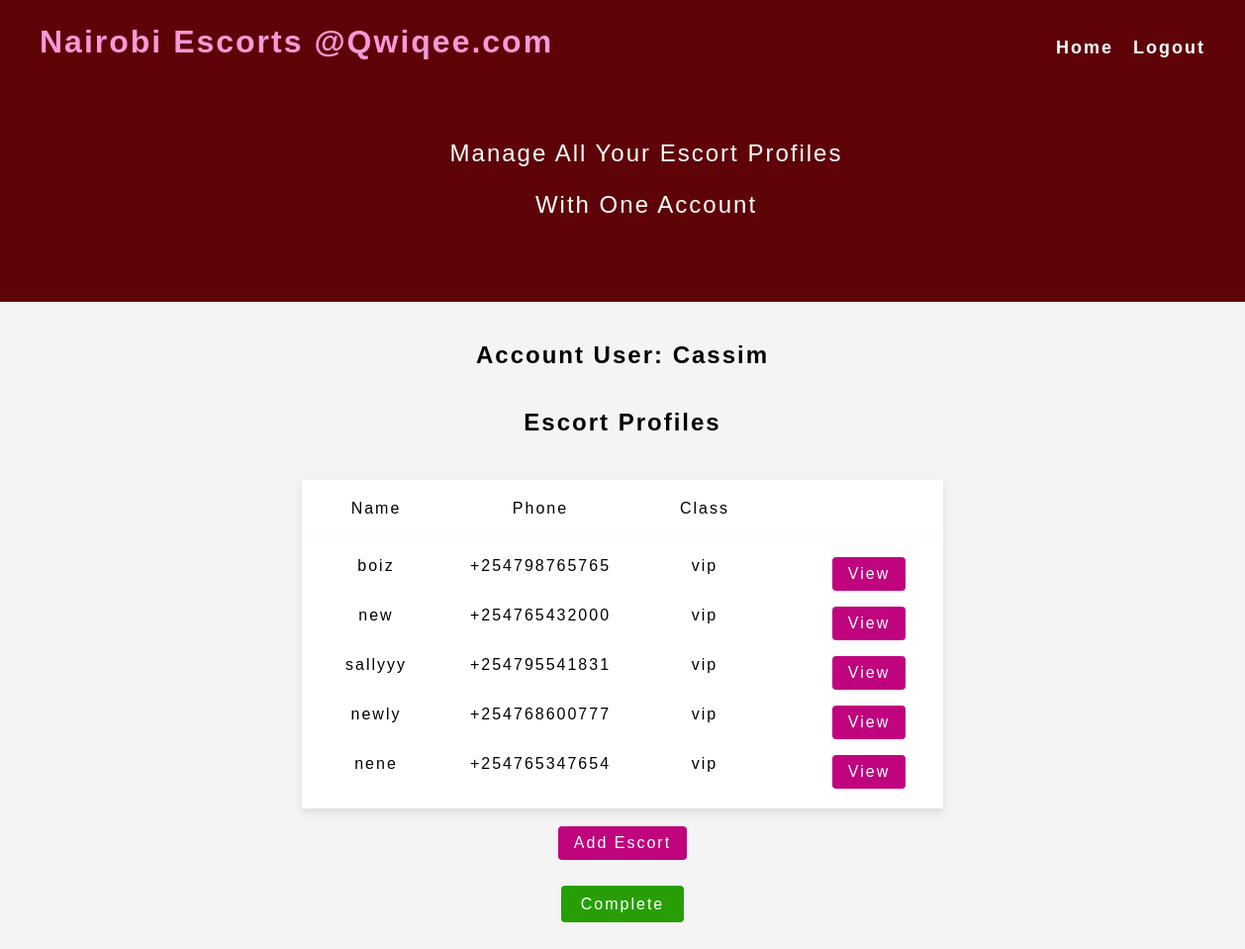
The page /users/ (signed in) on the database its author committed.
### escorts/models.py (models this page shows, shortened)
class Escort(models.Model):
    name = LowercaseTextField(max_length=50)
    gender = LowercaseTextField(max_length=20)
    age = models.IntegerField()
    location = LowercaseTextField(max_length=50)
    address = LowercaseTextField(max_length=100, null=True, default=None, blank=True)
    phone_number = models.CharField(max_length=15, primary_key=True)
    skin_color = LowercaseTextField(max_length=100, null=True, default='chocolate', blank=False)
    body_type = LowercaseTextField(max_length=100, null=True, default='curvy', blank=True)
    escort_class = LowercaseTextField(max_length=100, null=True, default='vip', blank=True)
    created_by = models.ForeignKey(User, on_delete=models.SET_NULL, null=True, blank=True, related_name='escorts')
    date_created = models.DateTimeField(auto_now_add=True, null=True)
    bio = models.TextField(max_length=110, null=True, blank=False, default=None)
    county = models.ForeignKey(County, on_delete=models.SET_NULL, related_name='escorts', null=True, default=None, blank=True)
    town = models.ForeignKey(Town, on_delete=models.SET_NULL, related_name='escorts', null=True, default=None)

### users/views.py (the view)
# urls.py: path('', views.account, name='account'),
@login_required
def account(request):
    user = request.user
    username = user.username
    if util.is_254_phone(username):
        user.username = f"0{username[-9:]}"
    escorts = Escort.objects.filter(created_by=request.user)
    context = {"user": user, "escorts": escorts}
    return render(request, 'users/account.html', context)

### escorts/util.py (called while the page is built)
def is_254_phone(number):
    pattern = r'^(?:\+254|0)\d{9}$'
    return bool(re.match(pattern, number))

### users/templates/users/account.html (shortened to what this page needs)
<!DOCTYPE html>
<html lang="en">
<head>
    {% load static %}
    <link rel="stylesheet" href="{% static 'escorts/index.css' %}">
    <link rel="stylesheet" href="{% static 'users/account.css' %}">
    {% block specific_css %}
    <link rel="stylesheet" href="{% static 'users/responsive.css' %}">
    <link rel="stylesheet" href="{% static 'escorts/responsive.css' %}">
    {% endblock %}
</head>
<body>
    <section id="header">
    <nav id="accounts-nav">
        <a href="{% url 'escorts:index' %}">
        <div class="nav-left">
            <div id="page-title">
                Nairobi Escorts @Qwiqee.com
            </div>
        </div>
        </a>
        <div class="nav-right">
            <div id="login-wrapper">
                <div>
                <a href="{% url 'escorts:index' %}" id="home">Home</a>
                </div>
            {% block login %}
                <div id="login"> <a href="{% url 'users:logout' %}" style="text-decoration: none;"> Logout </a></div>
            {% endblock %}
            </div>
        </div>
    </nav>
    <section class="description-section">
        <div id="description">
                <p>Manage All Your Escort Profiles</p>
                <p>With One Account</p>
        </div>
    </section>
    <br>
    <br>
    </section>
    {% block sections_wrapper %}
    <section id="agency-profile" class="profile-section flex-center-column">
        <div class="profile-heading flex-center-column">
            <div class="escort-name">
                <h1 style="text-transform: capitalize;">Account User: {{ user.username }}</h1>
            </div>
        </div>
    </section>
    <section class="manage-escorts">
        <div class="section-heading">
            <h2>Escort Profiles</h2>
        </div>
        <div id="escorts-list">
            <div class="escorts-grid-headings">
                <div class="item">Name</div>
                <div class="item escort-phone">Phone</div>
                <div class="item escort-class">Class</div>
            </div>
            <div class="escorts-grid-contents">
                {% for escort in escorts %}
                    <div class="item">{{ escort.name }}</div>
                    <div class="item escort-phone">{{ escort.phone_number }}</div>
                    <div class="item escort-class">{{ escort.escort_class }}</div>
                    <a class="edit-escort" href="{% url 'escorts:profile' escort.phone_number %}">View</a>
                {% endfor %}
            </div>
        </div>
    </section>
    <section>
        <br>
        <div class="flex-center">
            <a href="{% url 'escorts:create_escort' %}" class="edit-escort">Add Escort</a>
        </div>
    </section>
    <section>
        <br>
        <br>
        <div>
            <a href="{% url 'escorts:index' %}" id="pay-button" class="big-green-button">Complete</a>
        </div>
    </section>
    {% endblock %}
    <br>
    <br>
</body>
</html>

### escorts/static/escorts/index.css (style rules this page uses)
:root { --dark-red: #5e0307; --light-red: #f5252f; --background-green: #279e03; --purple: #bf047e; --light-purple: #f799d6; --pink-background: #fae6f3; --purple-gray: #5e4455; --white: white; --black: black; }
body { margin: 0; letter-spacing: 2px; }
#page-title { text-align: center; font-size: 32px; font-weight: bold; color: var(--light-purple); padding: 16px; letter-spacing: 2px; }
nav { display: flex; flex-direction: row; justify-content: space-between; box-sizing: border-box; padding: 8px 24px; background: var(--dark-red); color: var(--white); width: 100%; }
#description { display: none; padding: 32px 24px 24px 24px; font-size: 18px; text-align: center; width: 100%; align-self: center; }
#login-wrapper { display: flex; align-items: flex-start; justify-content: center; gap: 20px; font-size: 18px; font-weight: bold; cursor: pointer; padding-top: 30px; letter-spacing: 2px; }
#home { font-size: 18px; }
a { text-decoration: none; color: var(--white); }

### users/static/users/account.css (style rules this page uses)
:root { --dark-red: #5e0307; --light-red: #f5252f; --background-green: #279e03; --purple: #bf047e; --light-purple: #f799d6; --pink-background: #fae6f3; --purple-gray: #5e4455; --white: white; --black: black; --background-light: #f4f4f4; --hover-green: #2e7d03; }
html { width: 100vw; }
body { font-family: sans-serif; margin: 0; padding: 0; display: flex; flex-direction: column; gap: 0px; justify-content: space-between; align-items: center; min-height: 100vh; width: 100vw; background-color: #f4f4f4; }
#header { background: var(--dark-red); width: 100vw; display: flex; flex-direction: column; align-items: center; justify-content: space-between; margin-bottom: 20px; }
.manage-escorts { display: flex; flex-direction: column; justify-content: center; align-items: center; gap: 24px; width: 90%; height: 100%; background-color: var(--background-light); }
.escorts-grid-headings { display: grid; grid-template-columns: repeat(4, minmax(150px, 1fr)); gap: 16px; justify-items: center; padding: 20px 0 20px 0; background-color: var(--white); box-shadow: 0 4px 8px rgba(0, 0, 0, 0.1); }
.escorts-grid-contents { display: grid; grid-template-columns: repeat(4, minmax(150px, 1fr)); gap: 16px; justify-items: center; padding: 20px 0 20px 0; background-color: var(--white); box-shadow: 0 4px 8px rgba(0, 0, 0, 0.1); }
.item { display: flex; flex-direction: column; justify-content: flex-start; align-items: flex-start; }
a { text-decoration: none; color: var(--white); }
.edit-escort { background-color: var(--purple); color: var(--white); padding: 8px 16px; border-radius: 4px; border: none; cursor: pointer; transition: background-color 0.3s ease; }
.big-green-button { background-color: var(--background-green); color: var(--white); padding: 10px 20px; font-size: 16px; border: none; border-radius: 4px; cursor: pointer; transition: background-color 0.3s ease; }
nav { padding-right: 40px; box-sizing: border-box; width: 100%; }
.flex-center-column { display: flex; flex-direction: column; align-items: center; justify-content: center; }
.flex-center { display: flex; align-items: center; justify-content: center; }
.description-section { width: 100%; background: var(--dark-red); box-sizing: border-box; }
#description { display: block; color: var(--white); font-size: 24px; }
.nav-right { text-align: center; }

### users/static/users/responsive.css (style rules this page uses)
#accounts-nav { display: flex; flex-wrap: wrap; }
p { white-space: wrap; }
#home { font-size: 18px; }

### escorts/static/escorts/responsive.css (style rules this page uses)
:root { --dark-red: #5e0307; --light-red: #f5252f; --background-green: #279e03; --purple: #bf047e; --light-purple: #f799d6; --pink-background: #fae6f3; --purple-gray: #5e4455; --white: white; --black: black; }

### rows shown on the page
Escort: name "boiz", phone_number "+254798765765", escort_class "vip"
Escort: name "new", phone_number "+254765432000", escort_class "vip"
Escort: name "sallyyy", phone_number "+254795541831", escort_class "vip"
Escort: name "newly", phone_number "+254768600777", escort_class "vip"
Escort: name "nene", phone_number "+254765347654", escort_class "vip"

### other values the page prints
{{ user.username }} "Cassim"
